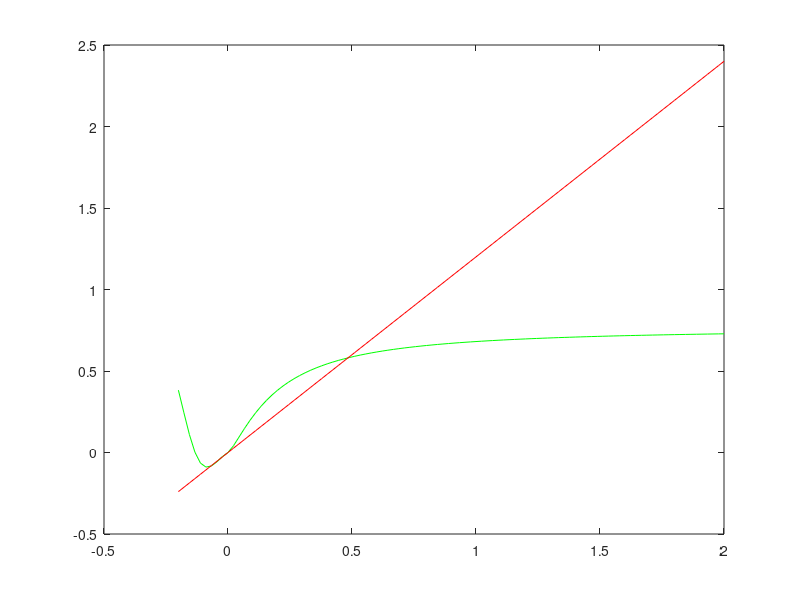

Write MATLAB code to recreate this figure. (Note: this script raises an error after producing the figure.)
% 1D fit params 
% ka = 0.1;
% kn = 0.16;
% pa = 0.16;
% n = 2.7;
% kp = 0.12;
% kr = 0.1;
% m=1;

% 2D fit params (produces oscillator)
ka = 0.13;
kn = 0.17;
pa = 0.2;
n = 1.3;
kp = 0.12;
kr = 0.1;
m=1;

% adjustments to create pulses (still has a stable high state)
% ka = 0.11;
% kn = 0.17;
% pa = 0.18;
% n = 1.7;
% kp = 0.12;
% kr = 0.1;
% m=1;

% focus on early stage and add nonlinear p->r
% ka = 0.095;
% kn = 0.14;
% pa = 0.14;
% n = 2.7;
% kp = 0.22;
% kr = 0.18;
% m=1.6;

% set free parameters
bet = kp*kn/kr/kr*pa^(m-1);
alph = ka/pa/kr;

% determine rescalings
p_sc = pa;
r_sc = pa*kr/kn;
t_sc = 1/kr;

xq = linspace(-1,2/p_sc,100);
xs = linspace(-1,2/r_sc,100);
s_q = alph*(xq.^n)./(1+xq.^n);
s_s = bet*xq.^m;

figure;
plot(xq*p_sc,s_q*r_sc,'g');
hold on
plot(xq*p_sc,s_s*r_sc,'r');
[gq, gs] = meshgrid(linspace(-1,2/p_sc,20),linspace(-1,2/r_sc,20));
dq = alph*gq.^n./(1+gq.^n) - gs;
ds = (bet*gq.^m - gs) ;
% 
% quiver(gq*p_sc,gs*r_sc,dq*p_sc,ds*r_sc);
t = 0:0.01:100;
[~, sol] = ode45(@pulseon_simple_fun, t,[0.5,0],[],alph,bet,n,m);
% plot(sol(:,1)*p_sc,sol(:,2)*r_sc,'k');

% xlim([0 1]);
% ylim([0 1]);
% 
% linkaxes

% plot raw data
% plot(p(1:end-3),r(1:end-3));
% xlabel('Rho')
% ylabel('RGA')


plot(t*t_sc,sol(:,1)*p_sc)
hold on
plot(t*t_sc,sol(:,2)*r_sc);

% dt = find(max(p)==p)-t_sc*t(sol(:,1)==max(sol(:,1)))+1;
% plot(t*t_sc+dt,sol(:,1)*p_sc,'g');
% hold on
% plot(t*t_sc+dt,sol(:,2)*r_sc,'r');
% plot(p,'g-')
% plot(r,'r-')
% xlim([0,length(p)])